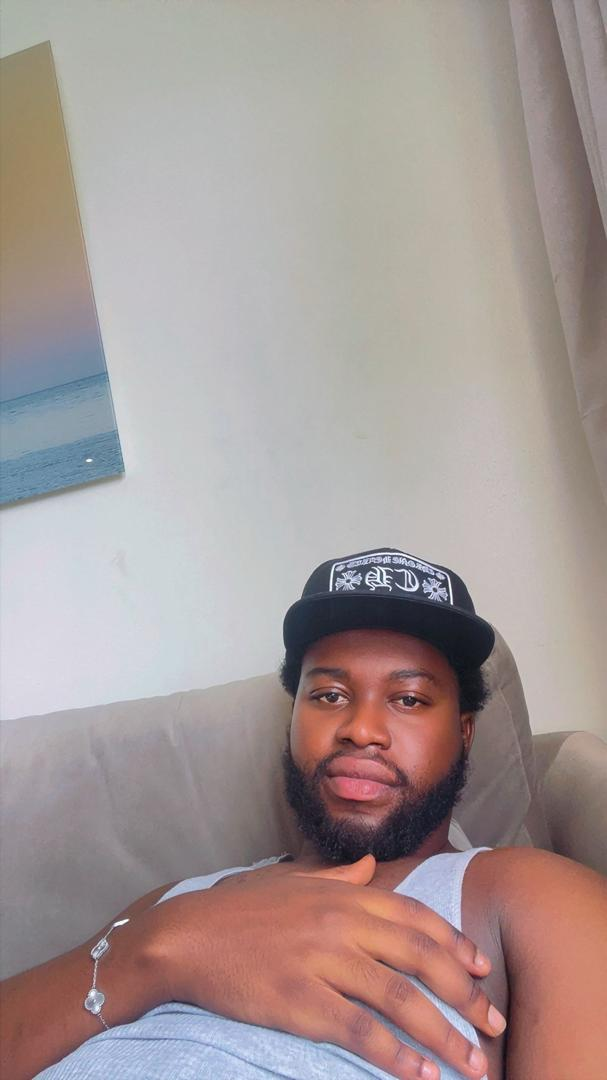
#> input picture Benjamin/lesson9/image1.jpeg, 607 x 1080 px
$ python pillow.py
#> lines starting #> are read from the running program, lines starting #| are printed output that depends on the picture
from PIL import Image, ImageChops
import os

file_path = os.path.join("image1.jpeg")
file_path2 = os.path.join( "image2.jpeg")


img1 = Image.open(fp=file_path) #first image path in str
#> img1 is the input picture: PIL image 607x1080 RGB; mean R, G, B 165.5, 151.8, 149.8

img2 = Image.open(fp=file_path2)
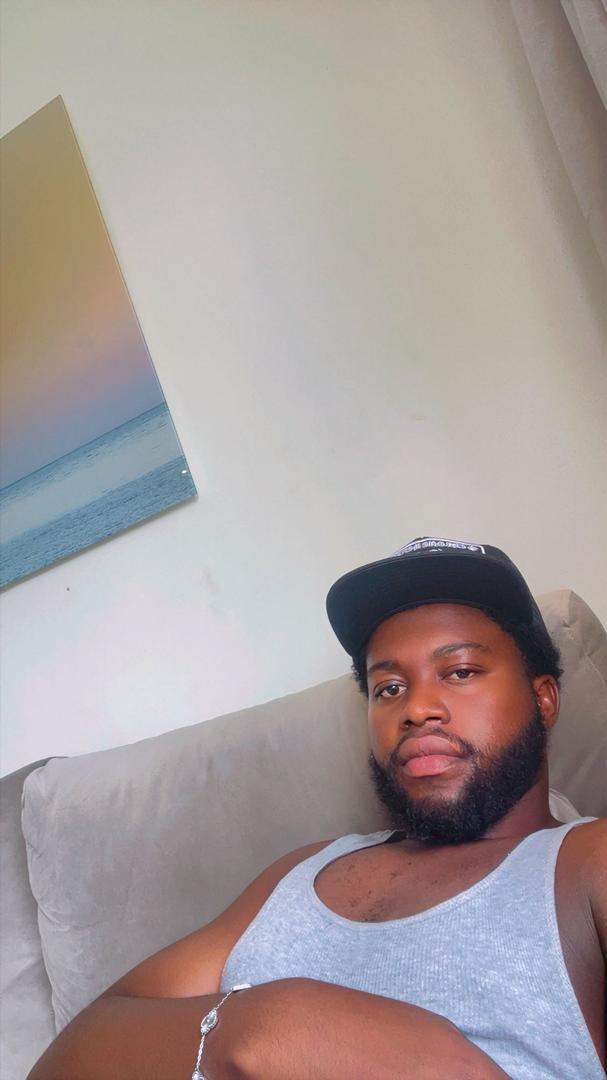
#> input picture Benjamin/lesson9/image2.jpeg, 607 x 1080 px
#> img2 is the input picture: PIL image 607x1080 RGB; mean R, G, B 166.3, 155.8, 154.7


diff = ImageChops.difference(img1, img2)
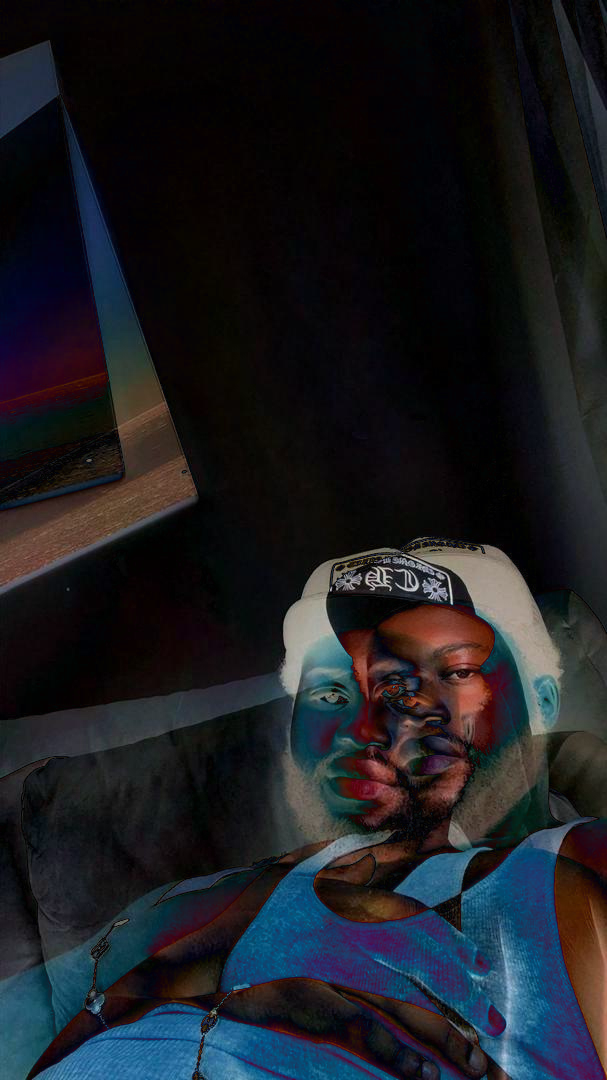
#> diff: PIL image 607x1080 RGB; mean R, G, B 27, 28.5, 33.3
diff.show()
